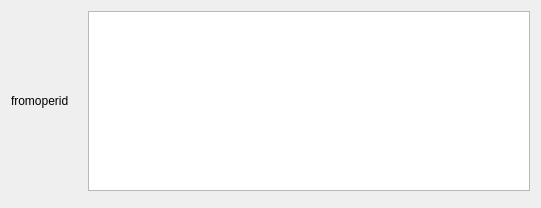
<?xml version="1.0" encoding="UTF-8"?>
<ui version="4.0">
 <class>w_sys_manage_operatorright_rightcopy_Dialog</class>
 <widget class="QDialog" name="w_sys_manage_operatorright_rightcopy_Dialog">
  <property name="geometry">
   <rect>
    <x>0</x>
    <y>0</y>
    <width>541</width>
    <height>208</height>
   </rect>
  </property>
  <property name="windowTitle">
   <string>Dialog</string>
  </property>
  <layout class="QVBoxLayout" name="verticalLayout">
   <item>
    <layout class="QHBoxLayout" name="horizontalLayout">
     <item>
      <widget class="QLabel" name="label_2">
       <property name="text">
        <string>fromoperid</string>
       </property>
      </widget>
     </item>
     <item>
      <widget class="QLabel" name="label">
       <property name="styleSheet">
        <string notr="true"/>
       </property>
       <property name="text">
        <string/>
       </property>
       <property name="pixmap">
        <pixmap resource="../res.qrc">:/image/widgets_pic/arrowright.png</pixmap>
       </property>
      </widget>
     </item>
     <item>
      <widget class="lds_tableView" name="tableView"/>
     </item>
    </layout>
   </item>
   <item>
    <widget class="lds_toolbar" name="widget"/>
   </item>
  </layout>
 </widget>
 <customwidgets>
  <customwidget>
   <class>lds_tableView</class>
   <extends>QTableView</extends>
   <header>lds_tableview.h</header>
  </customwidget>
  <customwidget>
   <class>lds_toolbar</class>
   <extends>QFrame</extends>
   <header>lds_toolbar.h</header>
   <container>1</container>
  </customwidget>
 </customwidgets>
 <resources>
  <include location="../res.qrc"/>
 </resources>
 <connections/>
</ui>
